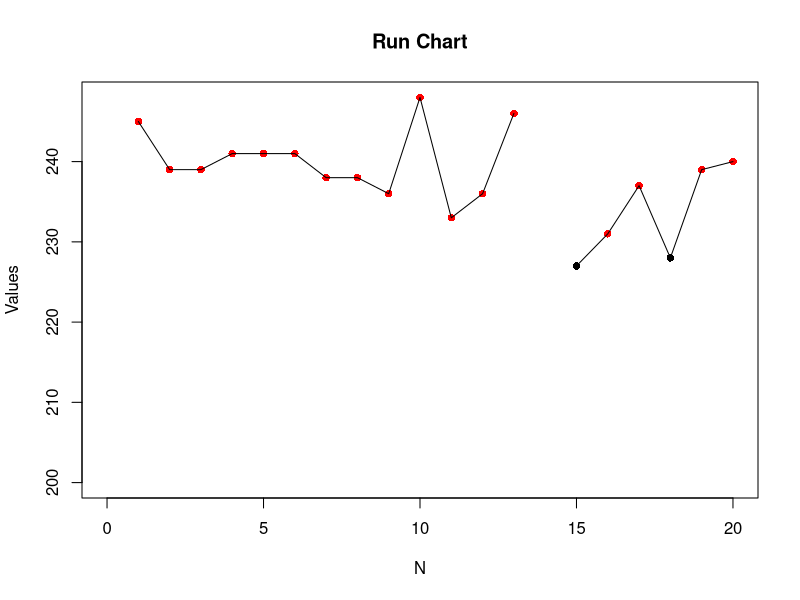

The R script that drew this image:
## Generate a random sample of 100 numbers from a normal distribution
## with mean 10 and standard deviation of 2
# Given information (but calculate yourself
# from https://openmv.net/info/rubber-colour)
BinMean <- function (vec, every, na.rm = FALSE) {
  n <- length(vec)
  x <- .colMeans(vec, every, n %/% every, na.rm)
  r <- n %% every
  if (r) x <- c(x, mean.default(vec[(n - r + 1):n], na.rm = na.rm))
  x
  }

xbar = c(245, 239, 239, 241, 241, 241, 238,
         238, 236, 248, 233, 236, 246, 253,
         227, 231, 237, 228, 239, 240)

# Number of measurements per subgroup
N.sub = 5


#BinMean(a, every = 10)
# Average of the 20 standard deviations
# of the 20 subgroups
S = 9.28

# xdb = x double bar = overall mean =
#       mean of the means
xdb = mean(xbar)

num.an = sqrt(2) * gamma(N.sub/2)
den.an = sqrt(N.sub-1) * gamma((N.sub-1)/2)
an = num.an / den.an

LCL = xdb - (3 * S/(an * sqrt(N.sub)))
UCL = xdb + (3 * S/(an * sqrt(N.sub)))
paste0('Control limits: [', round(LCL, 2),
       '; ', round(UCL,2), ']')

paste0('Number > UCL: ', sum(xbar > UCL))
paste0('Number < LCL: ', sum(xbar < LCL))

# Exclude the one subgroup above the UCL.
# Do this by setting it to 'NA' (missing)
xbar[xbar > UCL] = NA

# Calculate the mean, removing missing
# values (ignore it).
xdb = mean(xbar, na.rm=TRUE)

# 'S' will change also. If you download the
# raw data (link above), you can prove
# that the new 'S' will be:
S = 9.68

# The 'an' and 'N.sub' will not change.

LCL = xdb - (3 * S/(an * sqrt(N.sub)))
UCL = xdb + (3 * S/(an * sqrt(N.sub)))
paste0('Control limits: [', round(LCL, 0),
       '; ', round(UCL,0), ']')

plot(x = 1,
     type = "n",
     xlim = c(0, length(xbar)), 
     ylim = c(200, max(xbar, na.rm = TRUE)),
     pch = 16,
     xlab = "N", 
     ylab = "Values",
     main = "Run Chart")

points(x= 1:length(xbar), y = xbar, pch=16, col=ifelse(xbar>230, "red", "black"))
lines(x = 1:length(xbar) , y = xbar, type = "l")
